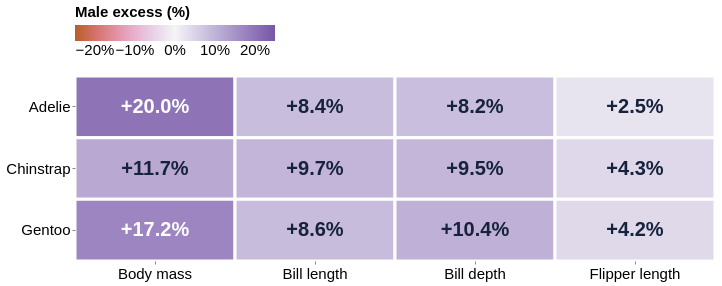

Specify this chart in Vega-Lite:
### Vega-Lite specification from a JSON file in a GitHub repository (floating-point values rounded to 4 significant figures)
{"$schema": "https://vega.github.io/schema/vega-lite/v6.json", "data": {"values": [{"trait": "Body mass", "species": "Adelie", "female": 3369.0, "male": 4043.0, "relative": 0.2003}, {"trait": "Body mass", "species": "Chinstrap", "female": 3527.0, "male": 3939.0, "relative": 0.1167}, {"trait": "Body mass", "species": "Gentoo", "female": 4680.0, "male": 5485.0, "relative": 0.172}, {"trait": "Bill length", "species": "Adelie", "female": 37.26, "male": 40.39, "relative": 0.08409}, {"trait": "Bill length", "species": "Chinstrap", "female": 46.57, "male": 51.09, "relative": 0.09706}, {"trait": "Bill length", "species": "Gentoo", "female": 45.56, "male": 49.47, "relative": 0.08581}, {"trait": "Bill depth", "species": "Adelie", "female": 17.62, "male": 19.07, "relative": 0.08232}, {"trait": "Bill depth", "species": "Chinstrap", "female": 17.59, "male": 19.25, "relative": 0.09465}, {"trait": "Bill depth", "species": "Gentoo", "female": 14.24, "male": 15.72, "relative": 0.104}, {"trait": "Flipper length", "species": "Adelie", "female": 187.8, "male": 192.4, "relative": 0.02458}, {"trait": "Flipper length", "species": "Chinstrap", "female": 191.7, "male": 199.9, "relative": 0.04264}, {"trait": "Flipper length", "species": "Gentoo", "female": 212.7, "male": 221.5, "relative": 0.04153}]}, "width": 640, "height": 185, "encoding": {"x": {"field": "trait", "type": "nominal", "title": null, "sort": ["Body mass", "Bill length", "Bill depth", "Flipper length"], "axis": {"labelAngle": 0}}, "y": {"field": "species", "type": "nominal", "title": null, "sort": ["Adelie", "Chinstrap", "Gentoo"]}}, "layer": [{"mark": {"type": "rect", "stroke": "white", "strokeWidth": 3}, "encoding": {"color": {"field": "relative", "type": "quantitative", "title": "Male excess (%)", "legend": {"format": ".0%"}, "scale": {"domain": [-0.25, 0, 0.25], "range": ["#b75e2a", "#f5f4f7", "#7656a6"]}}}}, {"mark": {"type": "text", "fontSize": 20, "fontWeight": "bold"}, "encoding": {"text": {"field": "relative", "format": "+.1%"}, "color": {"condition": {"test": "abs(datum.relative) > 0.14", "value": "white"}, "value": "#17233c"}}}], "config": {"font": "Arial", "background": "white", "view": {"stroke": null}, "axis": {"labelFontSize": 15, "titleFontSize": 16, "gridColor": "#edf0f4", "domain": false, "tickSize": 3}, "legend": {"orient": "top", "labelFontSize": 15, "titleFontSize": 15, "symbolSize": 110, "symbolOpacity": 1, "titleLimit": 400}, "title": {"fontSize": 18, "anchor": "start", "offset": 12}}}
